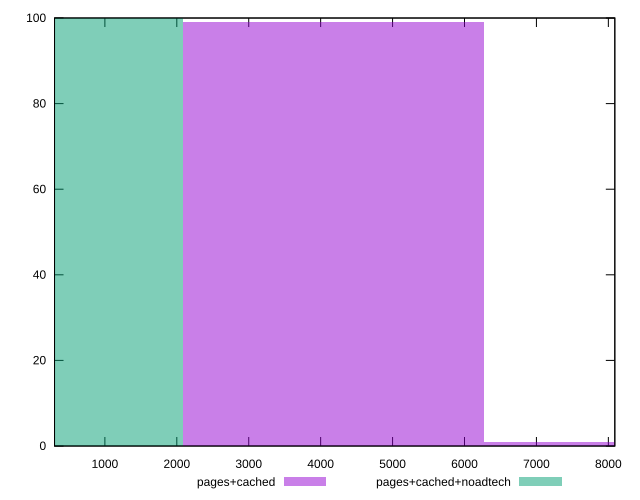

The gnuplot source for this figure:
reset

$pagesCached <<EOF
8368.2873866572 1
4184.1436933286 99
EOF

$pagesCachedNoadtech <<EOF
0 100
EOF

set key outside below
set boxwidth 4184.1436933286
set xrange [300:8090]
set yrange [0:100]
set trange [0:100]
set style fill transparent solid 0.5 noborder
set terminal svg size 640, 500 enhanced background rgb 'white'
set output "report_00009_2021-02-08T22-37-41.559Z/uses-text-compression/comparison/histogram/1_vs_2.svg"

plot $pagesCached title "pages+cached" with boxes, \
     $pagesCachedNoadtech title "pages+cached+noadtech" with boxes

reset
